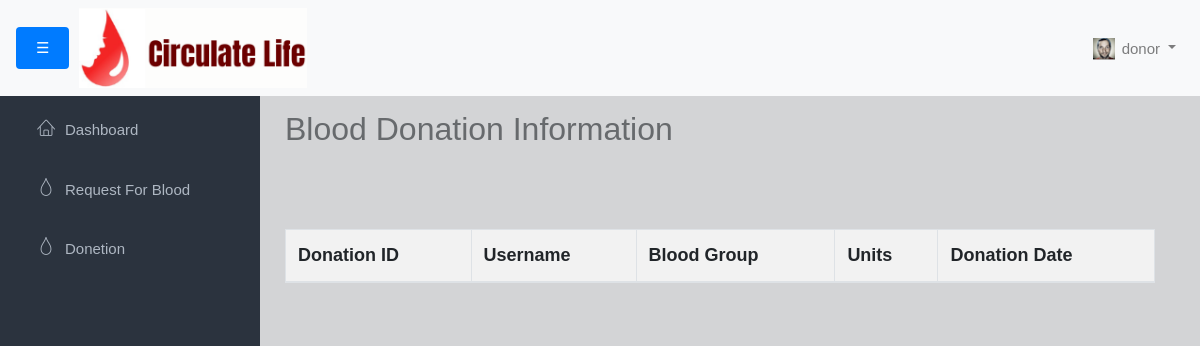
/Donor/donor_donetion.php (signed in), run on an earlier commit of the app's database.
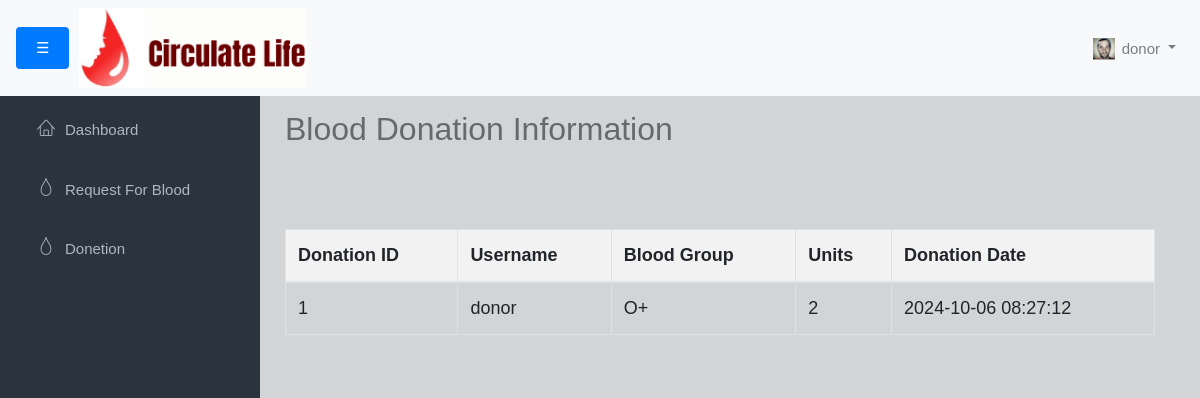
And on a later commit of the database.
### tables this page shows
CREATE TABLE `blood_donation` (
  `id` int(11) NOT NULL,
  `username` varchar(50) NOT NULL,
  `blood_group` enum('A+','A-','B+','B-','O+','O-','AB+','AB-') NOT NULL,
  `unit` int(11) NOT NULL,
  `donation_date` timestamp NOT NULL DEFAULT current_timestamp()
);

### Donor/donor_donetion.php (the view, shortened to what this page needs)
<?php include('donor_header.php'); include('../connection.php') ?>
<div class="main">
    <div class="container-fluid">
        <h2 style="text-align: none;">Blood Donation Information</h2>
      <br>
      <table class="table table-bordered">
        <thead>
          <tr>
            <th>Donation ID</th>
            <th>Username</th>
            <th>Blood Group</th>
            <th>Units</th>
            <th>Donation Date</th>
          </tr>
        </thead>
        <tbody>
          <?php
          $username = $_SESSION['username'];
          $donations = $conn->query("SELECT * FROM blood_donation WHERE username='$username'");
          while ($row = $donations->fetch_array()) {
            ?>
            <tr>
              <td><?php echo $row['id']; ?></td>
              <td><?php echo $row['username']; ?></td>
              <td><?php echo $row['blood_group']; ?></td>
              <td><?php echo $row['unit']; ?></td>
              <td><?php echo $row['donation_date']; ?></td>
            </tr>
          <?php } ?>
        </tbody>
      </table>
    </div>
</div>
</body>
</html>

### Donor/donor_header.php (shortened to what this page needs)
<!DOCTYPE html>
<html lang="en">
<head>
	<link rel="stylesheet" href="..//css\bootstrap.min.css?v=<?php echo time(); ?>">
	<link rel="stylesheet" href="..//css/linearicons/style.css">
	<link rel="stylesheet" href="donor_style.css?v=<?php echo time(); ?>">
</head>
<body>
	<div id="wrapper">
		<nav class="navbar navbar-expand-lg navbar-light bg-light fixed-top">
			<button class="toggle-btn" onclick="toggleSidebar()">&#9776;</button>
			<div class="collapse navbar-collapse" id="navbarNav">
				<ul class="navbar-nav mr-auto">
					<li class="nav-item">
						<form class="form-inline">
							<img src="../assets/images/Circulate Life.png" alt="Avatar" style="height:80px;">
						</form>
					</li>
				</ul>
				<ul class="navbar-nav ml-auto">
					<li class="nav-item dropdown">
						<a class="nav-link dropdown-toggle" href="#" id="navbarDropdown" role="button"
							data-toggle="dropdown" aria-haspopup="true" aria-expanded="false">
							<img src="../assets\images\img\user.png" class="img-circle" alt="Avatar">
							<span><?php echo $_SESSION['username']; ?></span>
						</a>
					</li>
				</ul>
			</div>
		</nav>
		<div id="sidebar-nav" class="sidebar">
			<div class="sidebar-scroll">
				<nav>
					<ul class="nav">
						<li class="nav-item"><a class="nav-link" href="donor_dashboard.php"><i
									class="lnr lnr-home"></i>Dashboard</a></li>
						<li class="nav-item"><a class="nav-link" href="blood_request.php"><i
									class="lnr lnr-drop"></i>Request For Blood</a></li>
						<li class="nav-item"><a class="nav-link" href="donor_donetion.php"><i
									class="lnr lnr-drop"></i>Donetion</a></li>
					</ul>
				</nav>
			</div>
		</div>

### Donor/donor_style.css (style rules this page uses)
html { position: relative; min-height: 100%; }
body { background-color: #d3d4d6; font-family: "Source Sans Pro", sans-serif; font-size: 15px; color: #676a6d; margin: 0; padding: 0; }
.sidebar { transition: all 0.3s ease-in-out; width: 260px; height: 100%; position: fixed; background-color: #2B333E; position: fixed; left: 0; padding: 2px; overflow-y: auto; margin-top: 20px; }
.sidebar .nav>li>a { padding: 18px 30px; color: #AEB7C2; border-left: 5px solid transparent; }
.sidebar .nav i { margin-right: 10px; font-size: 18px; }
#wrapper { display: flex; flex-direction: row; }
.main { transition: all 0.3s ease-in-out; width: calc(100% - 260px); background-color: #d3d4d6; padding: 20px; overflow-y: auto; margin-left: 250px; transition: margin-left 0.3s ease; }
#wrapper #sidebar-nav, #wrapper .main { padding-top: 80px; }
.container-fluid { margin-top: 30px; }
.toggle-btn { background-color: #007bff; color: white; border: none; padding: 10px 20px; cursor: pointer; border-radius: 4px; margin-right: 10px; }
.navbar-nav>li>a { padding: 28px 20px; }
.navbar-nav>li>a>span { position: relative; top: 2px; }
.navbar-nav>li>a img { width: 22px; margin-right: 2px; }
table { width: 50%; border-collapse: collapse; margin: 50px 0; font-size: 18px; text-align: left; }
th, td { padding: 12px; border-bottom: 1px solid #ddd; }
th { background-color: #f2f2f2; }

What changed in the data, as far as the page shows it:
added blood_donation: id "1", username "donor", blood_group "O+", unit "2", donation_date "2024-10-06 08:27:12"
